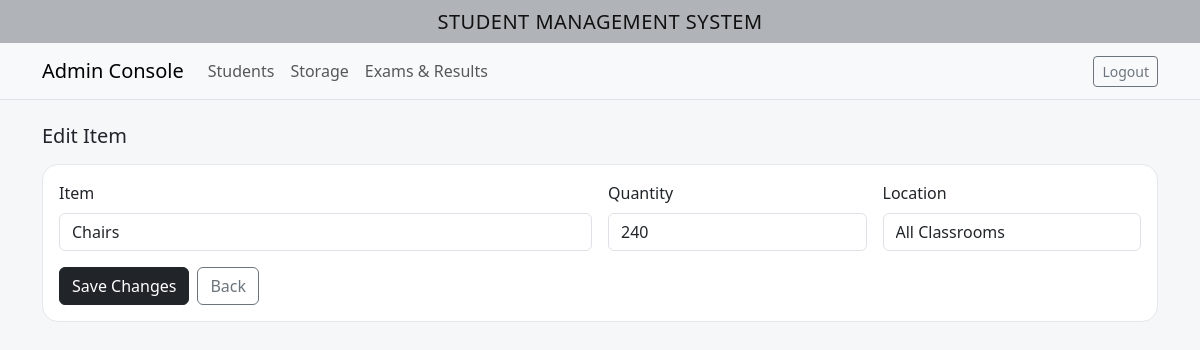
/inventory/2/edit (signed in), run on the app's committed database.
### tables this page shows
CREATE TABLE inventory (
            id INTEGER PRIMARY KEY AUTOINCREMENT,
            item_name TEXT NOT NULL,
            quantity INTEGER NOT NULL DEFAULT 0,
            location TEXT
        );

### app.py (the view, shortened to what this page needs)
@app.route('/inventory/<int:item_id>/edit', methods=['GET', 'POST'])
@login_required
def edit_inventory(item_id):
    conn = get_db()
    cur = conn.cursor()
    cur.execute("SELECT * FROM inventory WHERE id=?", (item_id,))
    i = cur.fetchone()
    conn.close()
    return render_template('edit_inventory.html', i=i)

### app.py (called while the page is built)
def login_required(f):
    @wraps(f)
    def wrapper(*args, **kwargs):
        if not session.get("logged_in"):
            return redirect(url_for("login"))
        return f(*args, **kwargs)
    return wrapper

### db.py (called while the page is built)
def get_db():
    conn = sqlite3.connect(DB_PATH)
    conn.row_factory = sqlite3.Row
    return conn

### templates/edit_inventory.html
{% extends 'base.html' %}
{% block content %}
<h5 class="mb-3">Edit Item</h5>
<div class="card">
  <div class="card-body">
    <form method="post">
      <div class="row g-3">
        <div class="col-md-6">
          <label class="form-label">Item</label>
          <input name="item_name" value="{{ i.item_name }}" class="form-control" required>
        </div>
        <div class="col-md-3">
          <label class="form-label">Quantity</label>
          <input name="quantity" type="number" min="0" value="{{ i.quantity }}" class="form-control" required>
        </div>
        <div class="col-md-3">
          <label class="form-label">Location</label>
          <input name="location" value="{{ i.location }}" class="form-control">
        </div>
      </div>
      <div class="mt-3 d-flex gap-2">
        <button class="btn btn-dark">Save Changes</button>
        <a href="{{ url_for('inventory') }}" class="btn btn-outline-secondary">Back</a>
      </div>
    </form>
  </div>
</div>
{% endblock %}

### static/css/style.css (style rules this page uses)
body { background:#f6f7f9; }
.card { border-radius:1rem; border:1px solid #e5e7eb; }

### data on the page
inventory: item_name "Chairs", quantity "240", location "All Classrooms"
